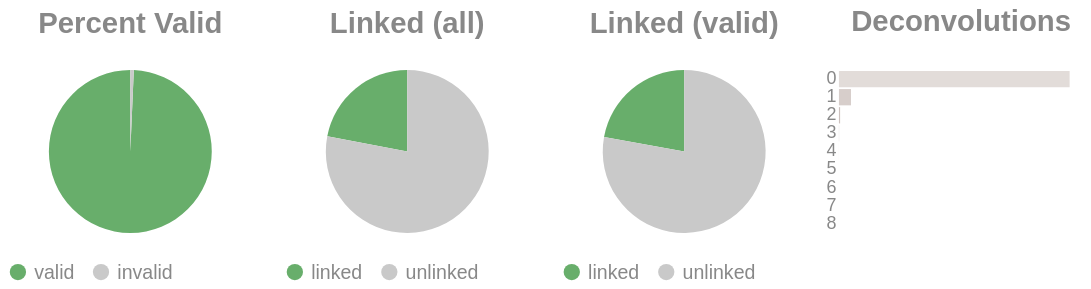

The cell this chart's notebook holds for it:
### Code cell
if SKIPLR:
    pass
else:
    clash = Counter()
    for i in valids['molecule'].to_list():
        _mol = i.split("-")
        if len(_mol) == 1:
            clash.update('0')
        else:
            clash.update(_mol[-1])

    _d = {"deconvolutions": [], 'count': []}
    for k,v in clash.items():
        _d['deconvolutions'].append(k)
        _d['count'].append(v)

    tot_valid = valids['reads'].sum()
    mask = valids['reads'] >= 2
    n_linked_reads = valids.filter(mask)['reads'].sum()
    if n_linked_reads == 0:
        print_html("No linked molecules (>=2 reads) were detected; skipping linked-only distributions.")
        SKIPLR = True
    else:
        perc_valid = round(tot_valid / n_reads, 4)
        linked_perc_abs = round(n_linked_reads / n_reads, 4)
        linked_perc = round(n_linked_reads / tot_valid, 4)

    _valid = pl.DataFrame({"valids": ['valid', 'invalid'], "count": [tot_valid, n_reads - tot_valid]})
    _linked_abs = pl.DataFrame({"linked (absolute)": ['linked', 'unlinked'], "count": [n_linked_reads, n_reads - n_linked_reads]})
    _linked_rel = pl.DataFrame({"linked (valids)": ['linked', 'unlinked'], "count": [n_linked_reads, tot_valid - n_linked_reads]})

    (
        alt.hconcat(
            piechart(_valid, goodval = 'valid', title = "Percent Valid"),
            piechart(_linked_abs, goodval = "linked", title =  "Linked (all)"),
            piechart(_linked_rel, goodval = "linked", title =  "Linked (valid)"),
            convolutionbar(pl.DataFrame(_d), title = "Deconvolutions"),
            center = True,
            bounds = 'flush'
        )
        .resolve_scale(color='independent')
        .resolve_legend('independent')
        .properties(usermeta={'embedOptions': {"actions": False}})
    ).display()

### Figure 1 — Vega-Lite specification as saved in the notebook (floating-point values rounded to 4 significant figures)
{"width": "container", "height": 400, "config": {"title": {"anchor": "start", "dy": -15, "fontSize": 18, "color": "#888888", "subtitleColor": "#888888", "subtitleFontSize": 14}, "arc": {"fill": "#0072B2"}, "axis": {"domainColor": "#888888", "domainWidth": 0.5, "gridWidth": 0.2, "grid": false, "titleFontWeight": 400, "titleFontSize": 15, "labelFontSize": 11, "labelColor": "#888888", "tickColor": "#888888", "tickWidth": 0.2, "titleColor": "#888888"}, "axisBand": {"grid": false}, "axisX": {"grid": true, "tickSize": 10, "domainCap": "round"}, "axisY": {"domain": false, "grid": true, "tickSize": 0, "domainCap": "round"}, "background": "transparent", "header": {"labelFontSize": 15, "labelColor": "#888888", "titleFontSize": 15, "titleFontWeight": 600, "titleColor": "#888888"}, "legend": {"labelFont": "sans-serif", "labelFontSize": 12, "labelColor": "#888888", "symbolSize": 100, "symbolType": "circle", "titleFontSize": 12, "titlePadding": 10, "titleColor": "#888888", "title": null}, "range": {"category": ["#E69F00", "#56B4E9", "#009E73", "#F0E442", "#0072B2", "#D55E00", "#CC79A7", "#000000"], "diverging": ["#cfe8f3", "#a2d4ec", "#73bfe2", "#46abdb", "#1696d2", "#12719e"]}, "area": {"fill": "#0072B2", "fillOpacity": 0.7, "line": true, "strokeOpacity": 0.7}, "line": {"color": "#0072B2", "stroke": "#0072B2", "strokeWidth": 2}, "trail": {"color": "#0072B2", "stroke": "#0072B2", "strokeWidth": 0, "size": 1}, "point": {"filled": true, "fillOpacity": 1.0, "size": 95}, "text": {"color": "#888888", "fontSize": 11, "align": "right", "fontWeight": 400, "size": 11}, "bar": {"fill": "#0072B2", "stroke": null}, "view": {"stroke": null, "continuousWidth": 660, "continuousHeight": 400}}, "hconcat": [{"data": {"name": "data-95175fb2097bfd56fbabe74ec548abfc"}, "mark": {"type": "arc"}, "encoding": {"color": {"field": "valids", "legend": {"orient": "bottom", "title": null}, "scale": {"domain": ["valid", "invalid"], "range": ["#68ae6b", "#C9C9C9"]}, "title": "Valids", "type": "nominal"}, "theta": {"field": "count", "type": "quantitative"}, "tooltip": [{"field": "valids", "title": "Valids", "type": "ordinal"}, {"field": "percent", "format": ".2%", "title": "Percent", "type": "quantitative"}, {"field": "count", "title": "Count", "type": "quantitative"}]}, "height": 100, "title": {"text": "Percent Valid", "align": "center", "anchor": "middle"}, "transform": [{"calculate": "datum.count / 5759323", "as": "percent"}], "width": 150}, {"data": {"name": "data-780207b09a322ae1374af32479b52fb4"}, "mark": {"type": "arc"}, "encoding": {"color": {"field": "linked (absolute)", "legend": {"orient": "bottom", "title": null}, "scale": {"domain": ["linked", "unlinked"], "range": ["#68ae6b", "#C9C9C9"]}, "title": "Linked (Absolute)", "type": "nominal"}, "theta": {"field": "count", "type": "quantitative"}, "tooltip": [{"field": "linked (absolute)", "title": "Linked (Absolute)", "type": "ordinal"}, {"field": "percent", "format": ".2%", "title": "Percent", "type": "quantitative"}, {"field": "count", "title": "Count", "type": "quantitative"}]}, "height": 100, "title": {"text": "Linked (all)", "align": "center", "anchor": "middle"}, "transform": [{"calculate": "datum.count / 5759323", "as": "percent"}], "width": 150}, {"data": {"name": "data-8947366bcf5eafcbc025affb07f9cc87"}, "mark": {"type": "arc"}, "encoding": {"color": {"field": "linked (valids)", "legend": {"orient": "bottom", "title": null}, "scale": {"domain": ["linked", "unlinked"], "range": ["#68ae6b", "#C9C9C9"]}, "title": "Linked (Valids)", "type": "nominal"}, "theta": {"field": "count", "type": "quantitative"}, "tooltip": [{"field": "linked (valids)", "title": "Linked (Valids)", "type": "ordinal"}, {"field": "percent", "format": ".2%", "title": "Percent", "type": "quantitative"}, {"field": "count", "title": "Count", "type": "quantitative"}]}, "height": 100, "title": {"text": "Linked (valid)", "align": "center", "anchor": "middle"}, "transform": [{"calculate": "datum.count / 5719865", "as": "percent"}], "width": 150}, {"data": {"name": "data-da7e2141ecfdab61c7ccfd23b83104a4"}, "mark": {"type": "bar"}, "encoding": {"color": {"field": "deconvolutions", "legend": null, "scale": {"scheme": "lightgreyred"}, "type": "nominal"}, "tooltip": [{"field": "deconvolutions", "title": "Deconvolutions", "type": "ordinal"}, {"field": "percent", "format": ".2%", "title": "Percent", "type": "quantitative"}, {"field": "count", "title": "Count", "type": "quantitative"}], "x": {"axis": null, "field": "count", "type": "quantitative"}, "y": {"field": "deconvolutions", "sort": "ascending", "title": null, "type": "nominal"}}, "height": 100, "title": {"text": "Deconvolutions", "align": "center", "anchor": "middle"}, "transform": [{"calculate": "datum.count / 4994953", "as": "percent"}], "width": 150}], "bounds": "flush", "center": true, "resolve": {"legend": {"angle": "independent"}, "scale": {"color": "independent"}}, "usermeta": {"embedOptions": {"actions": false}}, "$schema": "https://vega.github.io/schema/vega-lite/v6.1.0.json", "datasets": {"data-95175fb2097bfd56fbabe74ec548abfc": [{"valids": "valid", "count": 5719865}, {"valids": "invalid", "count": 39458}], "data-780207b09a322ae1374af32479b52fb4": [{"linked (absolute)": "linked", "count": 1265928}, {"linked (absolute)": "unlinked", "count": 4493395}], "data-8947366bcf5eafcbc025affb07f9cc87": [{"linked (valids)": "linked", "count": 1265928}, {"linked (valids)": "unlinked", "count": 4453937}], "data-da7e2141ecfdab61c7ccfd23b83104a4": [{"deconvolutions": "0", "count": 4720443}, {"deconvolutions": "1", "count": 246994}, {"deconvolutions": "2", "count": 23994}, {"deconvolutions": "3", "count": 2987}, {"deconvolutions": "4", "count": 447}, {"deconvolutions": "5", "count": 71}, {"deconvolutions": "6", "count": 12}, {"deconvolutions": "7", "count": 4}, {"deconvolutions": "8", "count": 1}]}}
